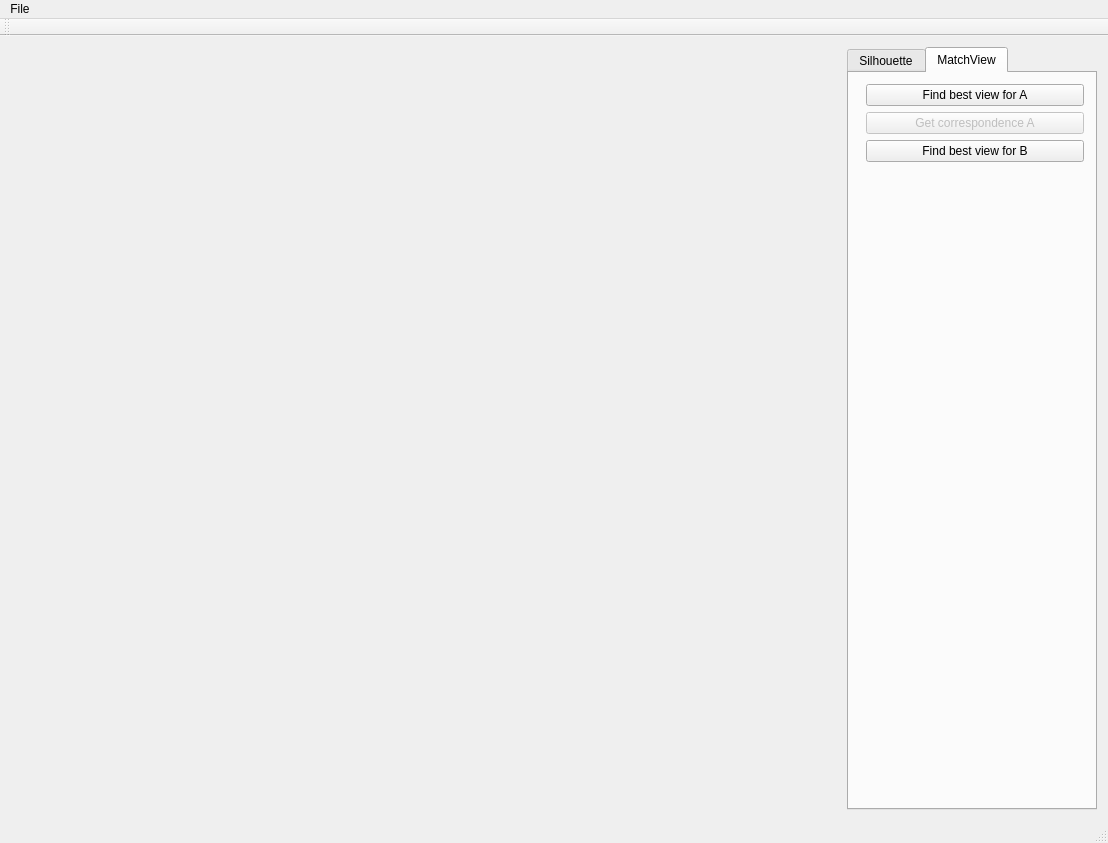
<?xml version="1.0" encoding="UTF-8"?>
<ui version="4.0">
 <class>SilMatClass</class>
 <widget class="QMainWindow" name="SilMatClass">
  <property name="geometry">
   <rect>
    <x>0</x>
    <y>0</y>
    <width>1108</width>
    <height>843</height>
   </rect>
  </property>
  <property name="windowTitle">
   <string>SilMat</string>
  </property>
  <widget class="QWidget" name="centralWidget">
   <layout class="QHBoxLayout" name="horizontalLayout">
    <item>
     <layout class="QGridLayout" name="gridLayout" rowstretch="0,0">
      <property name="leftMargin">
       <number>0</number>
      </property>
      <item row="0" column="0">
       <widget class="SilhouetteShow" name="InputSilhouetteA" native="true"/>
      </item>
      <item row="0" column="1">
       <widget class="SilhouetteShow" name="Silhouette" native="true"/>
      </item>
      <item row="1" column="0">
       <widget class="SilhouetteShow" name="InputSilhouetteB" native="true"/>
      </item>
      <item row="1" column="1">
       <widget class="SilhouetteShow" name="Silhouette_2" native="true"/>
      </item>
     </layout>
    </item>
    <item>
     <widget class="QTabWidget" name="sbsr">
      <property name="maximumSize">
       <size>
        <width>250</width>
        <height>16777215</height>
       </size>
      </property>
      <property name="currentIndex">
       <number>1</number>
      </property>
      <widget class="QWidget" name="SilhouetteControl">
       <attribute name="title">
        <string>Silhouette</string>
       </attribute>
       <layout class="QVBoxLayout" name="verticalLayout">
        <item>
         <layout class="QFormLayout" name="formLayout_2">
          <property name="fieldGrowthPolicy">
           <enum>QFormLayout::AllNonFixedFieldsGrow</enum>
          </property>
          <item row="3" column="0" colspan="2">
           <widget class="QPushButton" name="CalcSil">
            <property name="text">
             <string>Calculate</string>
            </property>
           </widget>
          </item>
          <item row="6" column="0">
           <widget class="QLabel" name="label">
            <property name="text">
             <string>Index of silhouette</string>
            </property>
           </widget>
          </item>
          <item row="6" column="1">
           <widget class="QSpinBox" name="IdxOfSil">
            <property name="minimum">
             <number>1</number>
            </property>
            <property name="maximum">
             <number>600</number>
            </property>
           </widget>
          </item>
          <item row="5" column="0" colspan="2">
           <widget class="QPushButton" name="ClearSel">
            <property name="text">
             <string>ClearSelected</string>
            </property>
           </widget>
          </item>
          <item row="0" column="0">
           <widget class="QLabel" name="label_2">
            <property name="text">
             <string>Total input models:</string>
            </property>
           </widget>
          </item>
          <item row="0" column="1">
           <widget class="QLabel" name="mesh_num">
            <property name="text">
             <string>0</string>
            </property>
           </widget>
          </item>
          <item row="2" column="0" colspan="2">
           <spacer name="verticalSpacer">
            <property name="orientation">
             <enum>Qt::Vertical</enum>
            </property>
            <property name="sizeHint" stdset="0">
             <size>
              <width>20</width>
              <height>90</height>
             </size>
            </property>
           </spacer>
          </item>
          <item row="1" column="0">
           <widget class="QPushButton" name="DisplayModel">
            <property name="text">
             <string>Display model:</string>
            </property>
           </widget>
          </item>
          <item row="1" column="1">
           <widget class="QLineEdit" name="model_index">
            <property name="text">
             <string>1</string>
            </property>
           </widget>
          </item>
          <item row="4" column="0" colspan="2">
           <widget class="QPushButton" name="saveSilhouette">
            <property name="text">
             <string>Save</string>
            </property>
           </widget>
          </item>
         </layout>
        </item>
       </layout>
      </widget>
      <widget class="QWidget" name="tab_2">
       <attribute name="title">
        <string>MatchView</string>
       </attribute>
       <layout class="QGridLayout" name="gridLayout_3">
        <item row="0" column="0">
         <layout class="QFormLayout" name="formLayout">
          <item row="0" column="1">
           <widget class="QPushButton" name="findbestview">
            <property name="text">
             <string>Find best view for A</string>
            </property>
           </widget>
          </item>
          <item row="2" column="1">
           <widget class="QPushButton" name="findbestview_2">
            <property name="text">
             <string>Find best view for B</string>
            </property>
           </widget>
          </item>
          <item row="1" column="1">
           <widget class="QPushButton" name="GetCorres">
            <property name="enabled">
             <bool>false</bool>
            </property>
            <property name="text">
             <string>Get correspondence A</string>
            </property>
           </widget>
          </item>
         </layout>
        </item>
       </layout>
      </widget>
     </widget>
    </item>
   </layout>
  </widget>
  <widget class="QMenuBar" name="menuBar">
   <property name="geometry">
    <rect>
     <x>0</x>
     <y>0</y>
     <width>1108</width>
     <height>21</height>
    </rect>
   </property>
   <widget class="QMenu" name="menuFile">
    <property name="title">
     <string>File</string>
    </property>
    <addaction name="actionLoad_model"/>
    <addaction name="actionLoad_silhouette"/>
    <addaction name="actionLoad_silhouette_B"/>
   </widget>
   <addaction name="menuFile"/>
  </widget>
  <widget class="QToolBar" name="mainToolBar">
   <attribute name="toolBarArea">
    <enum>TopToolBarArea</enum>
   </attribute>
   <attribute name="toolBarBreak">
    <bool>false</bool>
   </attribute>
  </widget>
  <widget class="QStatusBar" name="statusBar"/>
  <action name="actionLoad_model">
   <property name="text">
    <string>Load model</string>
   </property>
  </action>
  <action name="actionLoad_silhouette">
   <property name="text">
    <string>Load silhouette A</string>
   </property>
  </action>
  <action name="actionLoad_silhouette_B">
   <property name="text">
    <string>Load silhouette B</string>
   </property>
  </action>
 </widget>
 <layoutdefault spacing="6" margin="11"/>
 <customwidgets>
  <customwidget>
   <class>SilhouetteShow</class>
   <extends>QWidget</extends>
   <header location="global">silhouetteshow.h</header>
   <container>1</container>
  </customwidget>
 </customwidgets>
 <resources>
  <include location="silmat.qrc"/>
 </resources>
 <connections>
  <connection>
   <sender>actionLoad_model</sender>
   <signal>triggered()</signal>
   <receiver>SilMatClass</receiver>
   <slot>LoadAgentMesh()</slot>
   <hints>
    <hint type="sourcelabel">
     <x>-1</x>
     <y>-1</y>
    </hint>
    <hint type="destinationlabel">
     <x>553</x>
     <y>421</y>
    </hint>
   </hints>
  </connection>
  <connection>
   <sender>CalcSil</sender>
   <signal>clicked()</signal>
   <receiver>Silhouette</receiver>
   <slot>calcProjected()</slot>
   <hints>
    <hint type="sourcelabel">
     <x>970</x>
     <y>100</y>
    </hint>
    <hint type="destinationlabel">
     <x>633</x>
     <y>238</y>
    </hint>
   </hints>
  </connection>
  <connection>
   <sender>IdxOfSil</sender>
   <signal>valueChanged(int)</signal>
   <receiver>Silhouette</receiver>
   <slot>changeDisplayIdx(int)</slot>
   <hints>
    <hint type="sourcelabel">
     <x>1050</x>
     <y>132</y>
    </hint>
    <hint type="destinationlabel">
     <x>633</x>
     <y>238</y>
    </hint>
   </hints>
  </connection>
  <connection>
   <sender>Silhouette</sender>
   <signal>mesh_num_changed(int)</signal>
   <receiver>SilMatClass</receiver>
   <slot>mesh_num_set(int)</slot>
   <hints>
    <hint type="sourcelabel">
     <x>633</x>
     <y>238</y>
    </hint>
    <hint type="destinationlabel">
     <x>553</x>
     <y>421</y>
    </hint>
   </hints>
  </connection>
  <connection>
   <sender>DisplayModel</sender>
   <signal>clicked()</signal>
   <receiver>SilMatClass</receiver>
   <slot>DisplayModel()</slot>
   <hints>
    <hint type="sourcelabel">
     <x>921</x>
     <y>122</y>
    </hint>
    <hint type="destinationlabel">
     <x>553</x>
     <y>421</y>
    </hint>
   </hints>
  </connection>
  <connection>
   <sender>saveSilhouette</sender>
   <signal>clicked()</signal>
   <receiver>SilMatClass</receiver>
   <slot>SaveSilhouettes()</slot>
   <hints>
    <hint type="sourcelabel">
     <x>970</x>
     <y>289</y>
    </hint>
    <hint type="destinationlabel">
     <x>553</x>
     <y>421</y>
    </hint>
   </hints>
  </connection>
  <connection>
   <sender>actionLoad_silhouette</sender>
   <signal>triggered()</signal>
   <receiver>SilMatClass</receiver>
   <slot>LoadSilhoueeteA()</slot>
   <hints>
    <hint type="sourcelabel">
     <x>-1</x>
     <y>-1</y>
    </hint>
    <hint type="destinationlabel">
     <x>553</x>
     <y>421</y>
    </hint>
   </hints>
  </connection>
  <connection>
   <sender>findbestview</sender>
   <signal>clicked()</signal>
   <receiver>SilMatClass</receiver>
   <slot>FindBestView()</slot>
   <hints>
    <hint type="sourcelabel">
     <x>974</x>
     <y>100</y>
    </hint>
    <hint type="destinationlabel">
     <x>553</x>
     <y>421</y>
    </hint>
   </hints>
  </connection>
  <connection>
   <sender>actionLoad_silhouette_B</sender>
   <signal>triggered()</signal>
   <receiver>SilMatClass</receiver>
   <slot>LoadSilhoueeteB()</slot>
   <hints>
    <hint type="sourcelabel">
     <x>-1</x>
     <y>-1</y>
    </hint>
    <hint type="destinationlabel">
     <x>553</x>
     <y>421</y>
    </hint>
   </hints>
  </connection>
  <connection>
   <sender>findbestview_2</sender>
   <signal>clicked()</signal>
   <receiver>SilMatClass</receiver>
   <slot>FindBestView_2()</slot>
   <hints>
    <hint type="sourcelabel">
     <x>974</x>
     <y>135</y>
    </hint>
    <hint type="destinationlabel">
     <x>553</x>
     <y>421</y>
    </hint>
   </hints>
  </connection>
  <connection>
   <sender>GetCorres</sender>
   <signal>clicked()</signal>
   <receiver>SilMatClass</receiver>
   <slot>GetCorresA()</slot>
   <hints>
    <hint type="sourcelabel">
     <x>975</x>
     <y>114</y>
    </hint>
    <hint type="destinationlabel">
     <x>553</x>
     <y>421</y>
    </hint>
   </hints>
  </connection>
 </connections>
 <slots>
  <slot>LoadAgentMesh()</slot>
  <slot>mesh_num_set(int)</slot>
  <slot>DisplayModel()</slot>
  <slot>SaveSilhouettes()</slot>
  <slot>LoadSilhoueeteA()</slot>
  <slot>FindBestView()</slot>
  <slot>FindBestView_2()</slot>
  <slot>LoadSilhoueeteB()</slot>
  <slot>GetCorresA()</slot>
 </slots>
</ui>
